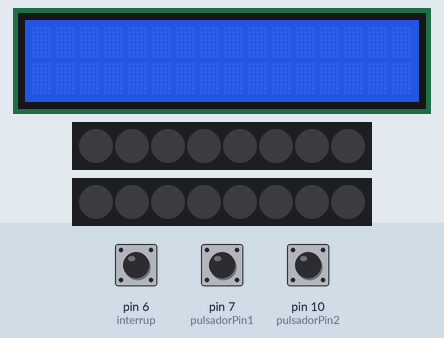
The sketch below on a simulated Arduino Uno, built with avr-gcc and run on an emulated ATmega328P. Shown: 16×2 character LCD, 2 × 8 RGB LEDs in strip order, left to right. The inputs (shaded band) are chosen by the test bench; at power-on: pin 6 (interrup) LOW, pin 7 (pulsadorPin1) LOW, pin 10 (pulsadorPin2) LOW.

Above: at 1.2 s.
1.3 s: pin 6 (interrup) pulled HIGH for 0.15 s
At 2.3 s:
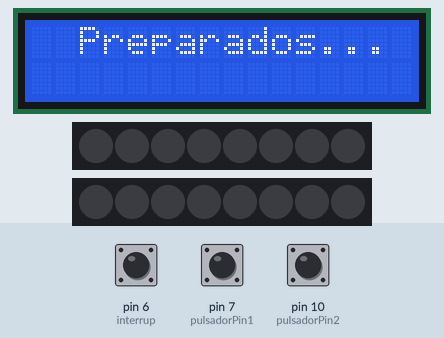
At 3.9 s:
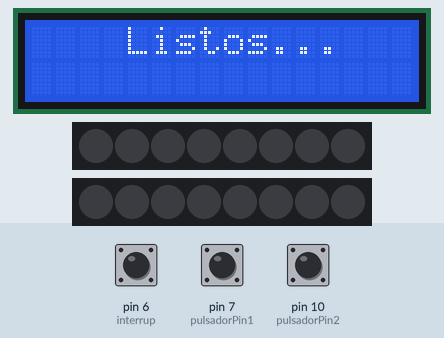
4.4 s: pin 6 (interrup) pulled HIGH for 3.2 s
At 5.6 s:
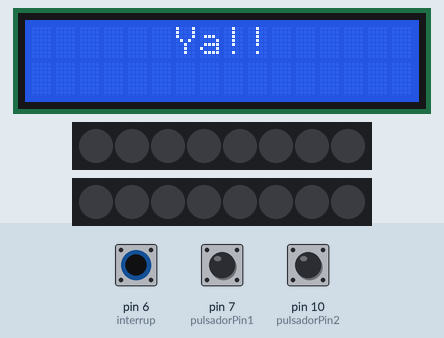
Timing chart, 0 to 7.4 s (numbered marks = the images above; inputs shaded):
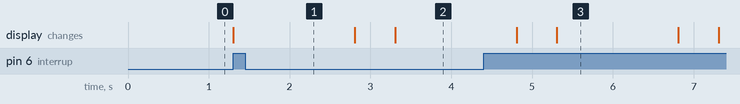

Measured:
- after the input at 1.3 s, the display: changes at once (image 1)
- what the display in image 3 shows lasts 1.5 s, from 5.3 s to 6.8 s

The sketch:

Codigo_inicio_4.0.ino
```cpp
#include <LiquidCrystal.h>
#include <Adafruit_NeoPixel.h>

#define PIN1 8 //Pin entrada donde está conectada la tira jugador 1
#define PIN2 9 //Pin entrada donde está conectada la tira jugador 2
#define NUMPIXELS 8 //Número de leds conectados
#define COND 3 //condicion para que avance al siguiente led

const int pulsadorPin1 = 7;
const int pulsadorPin2 = 10;
const int interrup = 6;

LiquidCrystal lcd(12,11,5,4,3,2); //Donde se va a contar la pantalla
Adafruit_NeoPixel pixels1 = Adafruit_NeoPixel(NUMPIXELS, PIN1, NEO_GRB + NEO_KHZ800);
Adafruit_NeoPixel pixels2 = Adafruit_NeoPixel(NUMPIXELS, PIN2, NEO_GRB + NEO_KHZ800);

int delayval = 100; // Tiempo de espera
int valorPulsador = 0;
int contador1=0, cont1=0; // contador del jugador 1
int contador2=0, cont2=0;

void inicio(void);
void jugador1(void);
void jugador2(void);

void setup() {
      lcd.begin(16,2); //Indica el tamaño de la pantalla (c y f) y la inicia
      pixels1.begin(); // Inicialización
      pixels1.show(); // Muestra los pixels apagados
      pixels2.begin(); // Inicialización
      pixels2.show(); // Muestra los pixels apagados
      pinMode(pulsadorPin1, INPUT);
      pinMode(pulsadorPin2, INPUT);
      pinMode(interrup, INPUT);
}

void loop() {

   if(digitalRead(interrup) == HIGH){
           inicio();
   }
        jugador1();
        jugador2();
}

void inicio(){
 lcd.setCursor(2,0); //Indica la posición donde se desea escribir (c y f)
 lcd.print("Preparados..."); //para imprimir por pantalla
 delay(1500);
 lcd.clear();
 delay(500);

 lcd.setCursor(4,0); //Indica la posición donde se desea escribir (c y f)
 lcd.print("Listos..."); //para imprimir por pantalla
 delay(1500);
 lcd.clear();
 delay(500);

 lcd.setCursor(6,0); //Indica la posición donde se desea escribir (c y f)
 lcd.print("Ya!!"); //para imprimir por pantalla
 delay(1500);
 lcd.clear();
 delay(500);

 lcd.noBlink();
}

void jugador1(){

    //Para que se cumpla la condición para que avance uno
          if(digitalRead(pulsadorPin1)== HIGH){
            delay(100);
           if(digitalRead(pulsadorPin1) == LOW){
              contador1++;
              delay(50);
            }
          }

       if (contador1 == COND){
        cont1++;
        contador1=0;
       //Encender led
    pixels1.setPixelColor(cont1-1, 0,0,250); // Brillo moderado de color rojo
    pixels1.show(); // Envia la orden al hardware
    delay(delayval);


        //Apagar led
    pixels1.setPixelColor(cont1-2, pixels1.Color(0,0,0)); // Apagar
    pixels1.show(); // Envia la orden al hardware
    delay(delayval);

  }

  if (cont1 == NUMPIXELS){
      for (int i=0;i<NUMPIXELS;i++){
            pixels1.setPixelColor(i, 0,0,250); // Brillo moderado de color rojo
            pixels1.show(); // Envia la orden al hardware
            delay(delayval);
      }
}

}

void jugador2(){

    //Para que se cumpla la condición para que avance uno
          if(digitalRead(pulsadorPin2)== HIGH){
            delay(100);
           if(digitalRead(pulsadorPin2) == LOW){
              contador2++;
              delay(50);
            }
          }

       if (contador2 == COND){
        cont2++;
        contador2=0;
       //Encender led
    pixels2.setPixelColor(cont2-1, 0,250,0); // Brillo moderado de color rojo
    pixels2.show(); // Envia la orden al hardware
    delay(delayval);


        //Apagar led
    pixels2.setPixelColor(cont2-2, pixels2.Color(0,0,0)); // Apagar
    pixels2.show(); // Envia la orden al hardware
    delay(delayval);

  }

  if (cont2 == NUMPIXELS){
      for (int j=0;j<NUMPIXELS;j++){
            pixels2.setPixelColor(j, 0,250,0); // Brillo moderado de color rojo
            pixels2.show(); // Envia la orden al hardware
            delay(delayval);
      }
}

}
```
